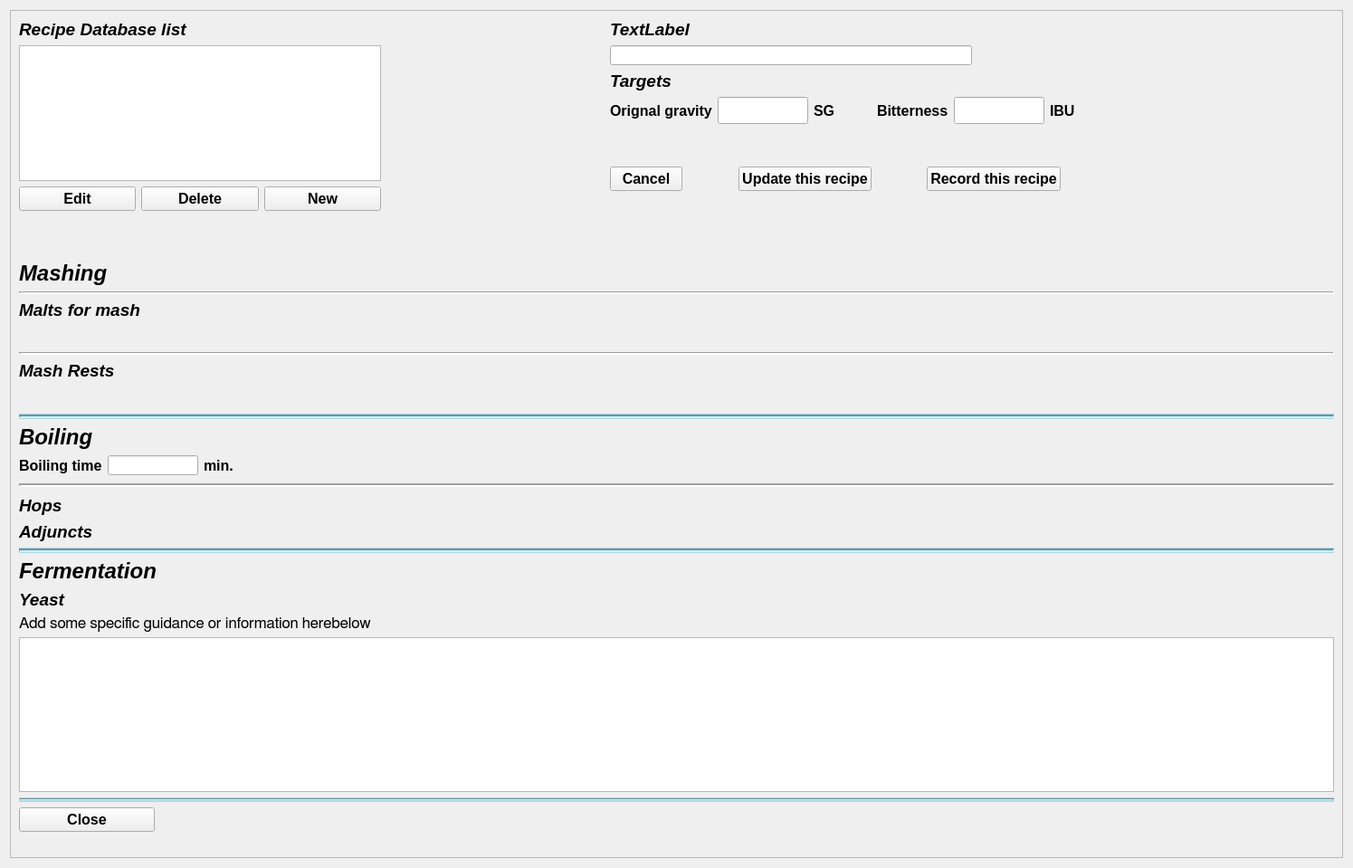
<?xml version="1.0" encoding="UTF-8"?>
<ui version="4.0">
 <class>Form</class>
 <widget class="QWidget" name="Form">
  <property name="geometry">
   <rect>
    <x>0</x>
    <y>0</y>
    <width>1495</width>
    <height>959</height>
   </rect>
  </property>
  <property name="windowTitle">
   <string>Form</string>
  </property>
  <property name="styleSheet">
   <string notr="true"/>
  </property>
  <layout class="QVBoxLayout" name="verticalLayout">
   <item>
    <widget class="QScrollArea" name="scrollArea">
     <property name="frameShadow">
      <enum>QFrame::Plain</enum>
     </property>
     <property name="widgetResizable">
      <bool>true</bool>
     </property>
     <widget class="QWidget" name="scrollAreaWidgetContents">
      <property name="geometry">
       <rect>
        <x>0</x>
        <y>0</y>
        <width>1479</width>
        <height>943</height>
       </rect>
      </property>
      <layout class="QVBoxLayout" name="verticalLayout_6">
       <item>
        <layout class="QHBoxLayout" name="horizontalLayout_5">
         <item>
          <layout class="QVBoxLayout" name="verticalLayout_2">
           <item>
            <widget class="QLabel" name="recipe_list_label">
             <property name="maximumSize">
              <size>
               <width>16777215</width>
               <height>70</height>
              </size>
             </property>
             <property name="font">
              <font>
               <pointsize>14</pointsize>
               <weight>75</weight>
               <italic>true</italic>
               <bold>true</bold>
              </font>
             </property>
             <property name="text">
              <string>Recipe Database list</string>
             </property>
            </widget>
           </item>
           <item>
            <widget class="QListWidget" name="recipe_list_widget">
             <property name="sizePolicy">
              <sizepolicy hsizetype="Expanding" vsizetype="Fixed">
               <horstretch>0</horstretch>
               <verstretch>0</verstretch>
              </sizepolicy>
             </property>
             <property name="minimumSize">
              <size>
               <width>400</width>
               <height>0</height>
              </size>
             </property>
             <property name="maximumSize">
              <size>
               <width>16777215</width>
               <height>150</height>
              </size>
             </property>
            </widget>
           </item>
           <item>
            <layout class="QHBoxLayout" name="horizontalLayout">
             <item>
              <widget class="QPushButton" name="recipe_edit_button">
               <property name="font">
                <font>
                 <pointsize>12</pointsize>
                 <weight>75</weight>
                 <bold>true</bold>
                </font>
               </property>
               <property name="text">
                <string>Edit</string>
               </property>
              </widget>
             </item>
             <item>
              <widget class="QPushButton" name="recipe_delete_button">
               <property name="font">
                <font>
                 <pointsize>12</pointsize>
                 <weight>75</weight>
                 <bold>true</bold>
                </font>
               </property>
               <property name="text">
                <string>Delete</string>
               </property>
              </widget>
             </item>
             <item>
              <widget class="QPushButton" name="recipe_new_button">
               <property name="font">
                <font>
                 <pointsize>12</pointsize>
                 <weight>75</weight>
                 <bold>true</bold>
                </font>
               </property>
               <property name="text">
                <string>New</string>
               </property>
              </widget>
             </item>
            </layout>
           </item>
           <item>
            <spacer name="verticalSpacer_4">
             <property name="orientation">
              <enum>Qt::Vertical</enum>
             </property>
             <property name="sizeHint" stdset="0">
              <size>
               <width>20</width>
               <height>40</height>
              </size>
             </property>
            </spacer>
           </item>
          </layout>
         </item>
         <item>
          <spacer name="horizontalSpacer_5">
           <property name="orientation">
            <enum>Qt::Horizontal</enum>
           </property>
           <property name="sizeHint" stdset="0">
            <size>
             <width>40</width>
             <height>20</height>
            </size>
           </property>
          </spacer>
         </item>
         <item>
          <layout class="QVBoxLayout" name="verticalLayout_3">
           <item>
            <widget class="QLabel" name="recipe_name_label">
             <property name="font">
              <font>
               <pointsize>14</pointsize>
               <weight>75</weight>
               <italic>true</italic>
               <bold>true</bold>
              </font>
             </property>
             <property name="text">
              <string>TextLabel</string>
             </property>
            </widget>
           </item>
           <item>
            <layout class="QHBoxLayout" name="horizontalLayout_2">
             <item>
              <widget class="QLineEdit" name="recipe_name_edit">
               <property name="minimumSize">
                <size>
                 <width>400</width>
                 <height>0</height>
                </size>
               </property>
               <property name="maximumSize">
                <size>
                 <width>150</width>
                 <height>16777215</height>
                </size>
               </property>
              </widget>
             </item>
             <item>
              <spacer name="horizontalSpacer_3">
               <property name="orientation">
                <enum>Qt::Horizontal</enum>
               </property>
               <property name="sizeHint" stdset="0">
                <size>
                 <width>40</width>
                 <height>20</height>
                </size>
               </property>
              </spacer>
             </item>
            </layout>
           </item>
           <item>
            <layout class="QHBoxLayout" name="horizontalLayout_3">
             <item>
              <widget class="QLabel" name="targets_name_label">
               <property name="font">
                <font>
                 <pointsize>14</pointsize>
                 <weight>75</weight>
                 <italic>true</italic>
                 <bold>true</bold>
                </font>
               </property>
               <property name="text">
                <string>Targets</string>
               </property>
              </widget>
             </item>
             <item>
              <spacer name="horizontalSpacer_4">
               <property name="orientation">
                <enum>Qt::Horizontal</enum>
               </property>
               <property name="sizeHint" stdset="0">
                <size>
                 <width>40</width>
                 <height>20</height>
                </size>
               </property>
              </spacer>
             </item>
            </layout>
           </item>
           <item>
            <layout class="QHBoxLayout" name="horizontalLayout_6">
             <item>
              <widget class="QLabel" name="targeted_original_gravity_label">
               <property name="font">
                <font>
                 <pointsize>12</pointsize>
                 <weight>75</weight>
                 <bold>true</bold>
                </font>
               </property>
               <property name="text">
                <string>Orignal gravity</string>
               </property>
              </widget>
             </item>
             <item>
              <widget class="QLineEdit" name="targeted_original_gravity_edit">
               <property name="minimumSize">
                <size>
                 <width>0</width>
                 <height>30</height>
                </size>
               </property>
               <property name="maximumSize">
                <size>
                 <width>100</width>
                 <height>16777215</height>
                </size>
               </property>
              </widget>
             </item>
             <item>
              <widget class="QLabel" name="targeted_original_gravity_unit_label">
               <property name="font">
                <font>
                 <pointsize>12</pointsize>
                 <weight>75</weight>
                 <bold>true</bold>
                </font>
               </property>
               <property name="text">
                <string>SG</string>
               </property>
              </widget>
             </item>
             <item>
              <spacer name="horizontalSpacer_6">
               <property name="orientation">
                <enum>Qt::Horizontal</enum>
               </property>
               <property name="sizeHint" stdset="0">
                <size>
                 <width>40</width>
                 <height>20</height>
                </size>
               </property>
              </spacer>
             </item>
             <item>
              <widget class="QLabel" name="targeted_bitterness_label">
               <property name="font">
                <font>
                 <pointsize>12</pointsize>
                 <weight>75</weight>
                 <bold>true</bold>
                </font>
               </property>
               <property name="text">
                <string>Bitterness</string>
               </property>
              </widget>
             </item>
             <item>
              <widget class="QLineEdit" name="targeted_bitterness_edit">
               <property name="minimumSize">
                <size>
                 <width>0</width>
                 <height>30</height>
                </size>
               </property>
               <property name="maximumSize">
                <size>
                 <width>100</width>
                 <height>16777215</height>
                </size>
               </property>
              </widget>
             </item>
             <item>
              <widget class="QLabel" name="targeted_bitterness_unit_label">
               <property name="font">
                <font>
                 <pointsize>12</pointsize>
                 <weight>75</weight>
                 <bold>true</bold>
                </font>
               </property>
               <property name="text">
                <string>IBU</string>
               </property>
              </widget>
             </item>
             <item>
              <spacer name="horizontalSpacer_9">
               <property name="orientation">
                <enum>Qt::Horizontal</enum>
               </property>
               <property name="sizeHint" stdset="0">
                <size>
                 <width>40</width>
                 <height>20</height>
                </size>
               </property>
              </spacer>
             </item>
            </layout>
           </item>
           <item>
            <spacer name="verticalSpacer_5">
             <property name="orientation">
              <enum>Qt::Vertical</enum>
             </property>
             <property name="sizeHint" stdset="0">
              <size>
               <width>20</width>
               <height>40</height>
              </size>
             </property>
            </spacer>
           </item>
           <item>
            <layout class="QHBoxLayout" name="horizontalLayout_4">
             <item>
              <widget class="QPushButton" name="recipe_cancel_button">
               <property name="font">
                <font>
                 <pointsize>12</pointsize>
                 <weight>75</weight>
                 <bold>true</bold>
                </font>
               </property>
               <property name="text">
                <string>Cancel</string>
               </property>
              </widget>
             </item>
             <item>
              <spacer name="horizontalSpacer_11">
               <property name="orientation">
                <enum>Qt::Horizontal</enum>
               </property>
               <property name="sizeHint" stdset="0">
                <size>
                 <width>40</width>
                 <height>20</height>
                </size>
               </property>
              </spacer>
             </item>
             <item>
              <widget class="QPushButton" name="recipe_update_button">
               <property name="font">
                <font>
                 <pointsize>12</pointsize>
                 <weight>75</weight>
                 <bold>true</bold>
                </font>
               </property>
               <property name="text">
                <string>Update this recipe</string>
               </property>
              </widget>
             </item>
             <item>
              <spacer name="horizontalSpacer">
               <property name="orientation">
                <enum>Qt::Horizontal</enum>
               </property>
               <property name="sizeHint" stdset="0">
                <size>
                 <width>40</width>
                 <height>20</height>
                </size>
               </property>
              </spacer>
             </item>
             <item>
              <widget class="QPushButton" name="recipe_add_button">
               <property name="font">
                <font>
                 <pointsize>12</pointsize>
                 <weight>75</weight>
                 <bold>true</bold>
                </font>
               </property>
               <property name="text">
                <string>Record this recipe</string>
               </property>
              </widget>
             </item>
             <item>
              <spacer name="horizontalSpacer_2">
               <property name="orientation">
                <enum>Qt::Horizontal</enum>
               </property>
               <property name="sizeHint" stdset="0">
                <size>
                 <width>40</width>
                 <height>20</height>
                </size>
               </property>
              </spacer>
             </item>
            </layout>
           </item>
           <item>
            <spacer name="verticalSpacer_3">
             <property name="orientation">
              <enum>Qt::Vertical</enum>
             </property>
             <property name="sizeHint" stdset="0">
              <size>
               <width>20</width>
               <height>40</height>
              </size>
             </property>
            </spacer>
           </item>
          </layout>
         </item>
         <item>
          <spacer name="horizontalSpacer_14">
           <property name="orientation">
            <enum>Qt::Horizontal</enum>
           </property>
           <property name="sizeHint" stdset="0">
            <size>
             <width>40</width>
             <height>20</height>
            </size>
           </property>
          </spacer>
         </item>
        </layout>
       </item>
       <item>
        <layout class="QVBoxLayout" name="verticalLayout_5">
         <property name="topMargin">
          <number>30</number>
         </property>
         <item>
          <widget class="QLabel" name="mash_label">
           <property name="font">
            <font>
             <pointsize>18</pointsize>
             <weight>75</weight>
             <italic>true</italic>
             <bold>true</bold>
            </font>
           </property>
           <property name="text">
            <string>Mashing</string>
           </property>
          </widget>
         </item>
         <item>
          <widget class="Line" name="line_2">
           <property name="lineWidth">
            <number>2</number>
           </property>
           <property name="orientation">
            <enum>Qt::Horizontal</enum>
           </property>
          </widget>
         </item>
         <item>
          <layout class="QHBoxLayout" name="malt_header_layout">
           <item>
            <widget class="QLabel" name="malt_for_mash_label">
             <property name="minimumSize">
              <size>
               <width>300</width>
               <height>0</height>
              </size>
             </property>
             <property name="maximumSize">
              <size>
               <width>300</width>
               <height>16777215</height>
              </size>
             </property>
             <property name="font">
              <font>
               <pointsize>14</pointsize>
               <weight>75</weight>
               <italic>true</italic>
               <bold>true</bold>
              </font>
             </property>
             <property name="text">
              <string>Malts for mash</string>
             </property>
            </widget>
           </item>
           <item>
            <spacer name="horizontalSpacer_7">
             <property name="orientation">
              <enum>Qt::Horizontal</enum>
             </property>
             <property name="sizeHint" stdset="0">
              <size>
               <width>40</width>
               <height>20</height>
              </size>
             </property>
            </spacer>
           </item>
          </layout>
         </item>
         <item>
          <layout class="QVBoxLayout" name="verticalLayout_4">
           <item>
            <layout class="QVBoxLayout" name="malt_layout">
             <property name="sizeConstraint">
              <enum>QLayout::SetFixedSize</enum>
             </property>
            </layout>
           </item>
          </layout>
         </item>
         <item>
          <spacer name="verticalSpacer_2">
           <property name="orientation">
            <enum>Qt::Vertical</enum>
           </property>
           <property name="sizeHint" stdset="0">
            <size>
             <width>20</width>
             <height>40</height>
            </size>
           </property>
          </spacer>
         </item>
         <item>
          <widget class="Line" name="line_5">
           <property name="lineWidth">
            <number>2</number>
           </property>
           <property name="orientation">
            <enum>Qt::Horizontal</enum>
           </property>
          </widget>
         </item>
         <item>
          <layout class="QHBoxLayout" name="rest_header_layout">
           <item>
            <widget class="QLabel" name="mash_rests_label">
             <property name="minimumSize">
              <size>
               <width>300</width>
               <height>0</height>
              </size>
             </property>
             <property name="maximumSize">
              <size>
               <width>300</width>
               <height>16777215</height>
              </size>
             </property>
             <property name="font">
              <font>
               <pointsize>14</pointsize>
               <weight>75</weight>
               <italic>true</italic>
               <bold>true</bold>
              </font>
             </property>
             <property name="text">
              <string>Mash Rests</string>
             </property>
            </widget>
           </item>
           <item>
            <spacer name="horizontalSpacer_15">
             <property name="orientation">
              <enum>Qt::Horizontal</enum>
             </property>
             <property name="sizeHint" stdset="0">
              <size>
               <width>40</width>
               <height>20</height>
              </size>
             </property>
            </spacer>
           </item>
          </layout>
         </item>
         <item>
          <layout class="QVBoxLayout" name="rest_layout">
           <property name="sizeConstraint">
            <enum>QLayout::SetFixedSize</enum>
           </property>
          </layout>
         </item>
         <item>
          <spacer name="verticalSpacer_6">
           <property name="orientation">
            <enum>Qt::Vertical</enum>
           </property>
           <property name="sizeHint" stdset="0">
            <size>
             <width>20</width>
             <height>40</height>
            </size>
           </property>
          </spacer>
         </item>
        </layout>
       </item>
       <item>
        <widget class="Line" name="line_4">
         <property name="minimumSize">
          <size>
           <width>0</width>
           <height>6</height>
          </size>
         </property>
         <property name="autoFillBackground">
          <bool>false</bool>
         </property>
         <property name="styleSheet">
          <string notr="true">background-color:lightblue</string>
         </property>
         <property name="lineWidth">
          <number>2</number>
         </property>
         <property name="orientation">
          <enum>Qt::Horizontal</enum>
         </property>
        </widget>
       </item>
       <item>
        <widget class="QLabel" name="boiling_label">
         <property name="font">
          <font>
           <pointsize>18</pointsize>
           <weight>75</weight>
           <italic>true</italic>
           <bold>true</bold>
          </font>
         </property>
         <property name="text">
          <string>Boiling</string>
         </property>
        </widget>
       </item>
       <item>
        <layout class="QHBoxLayout" name="horizontalLayout_7">
         <item>
          <widget class="QLabel" name="boiling_time_label">
           <property name="font">
            <font>
             <pointsize>12</pointsize>
             <weight>75</weight>
             <bold>true</bold>
            </font>
           </property>
           <property name="text">
            <string>Boiling time</string>
           </property>
          </widget>
         </item>
         <item>
          <widget class="QLineEdit" name="boiling_time_edit">
           <property name="maximumSize">
            <size>
             <width>100</width>
             <height>16777215</height>
            </size>
           </property>
          </widget>
         </item>
         <item>
          <widget class="QLabel" name="boiling_time_unit_label">
           <property name="font">
            <font>
             <pointsize>12</pointsize>
             <weight>75</weight>
             <bold>true</bold>
            </font>
           </property>
           <property name="text">
            <string>min.</string>
           </property>
          </widget>
         </item>
         <item>
          <spacer name="horizontalSpacer_10">
           <property name="orientation">
            <enum>Qt::Horizontal</enum>
           </property>
           <property name="sizeHint" stdset="0">
            <size>
             <width>40</width>
             <height>20</height>
            </size>
           </property>
          </spacer>
         </item>
        </layout>
       </item>
       <item>
        <widget class="Line" name="line_3">
         <property name="minimumSize">
          <size>
           <width>0</width>
           <height>10</height>
          </size>
         </property>
         <property name="lineWidth">
          <number>2</number>
         </property>
         <property name="orientation">
          <enum>Qt::Horizontal</enum>
         </property>
        </widget>
       </item>
       <item>
        <layout class="QHBoxLayout" name="hop_header_layout">
         <item>
          <widget class="QLabel" name="hop_list_label">
           <property name="minimumSize">
            <size>
             <width>300</width>
             <height>0</height>
            </size>
           </property>
           <property name="maximumSize">
            <size>
             <width>300</width>
             <height>16777215</height>
            </size>
           </property>
           <property name="font">
            <font>
             <pointsize>14</pointsize>
             <weight>75</weight>
             <italic>true</italic>
             <bold>true</bold>
            </font>
           </property>
           <property name="text">
            <string>Hops</string>
           </property>
          </widget>
         </item>
         <item>
          <spacer name="horizontalSpacer_8">
           <property name="orientation">
            <enum>Qt::Horizontal</enum>
           </property>
           <property name="sizeHint" stdset="0">
            <size>
             <width>40</width>
             <height>20</height>
            </size>
           </property>
          </spacer>
         </item>
        </layout>
       </item>
       <item>
        <layout class="QVBoxLayout" name="hop_layout">
         <property name="sizeConstraint">
          <enum>QLayout::SetFixedSize</enum>
         </property>
        </layout>
       </item>
       <item>
        <layout class="QHBoxLayout" name="adjunct_header_layout">
         <item>
          <widget class="QLabel" name="adjuncts_list_label">
           <property name="minimumSize">
            <size>
             <width>300</width>
             <height>0</height>
            </size>
           </property>
           <property name="maximumSize">
            <size>
             <width>300</width>
             <height>16777215</height>
            </size>
           </property>
           <property name="font">
            <font>
             <pointsize>14</pointsize>
             <weight>75</weight>
             <italic>true</italic>
             <bold>true</bold>
            </font>
           </property>
           <property name="text">
            <string>Adjuncts</string>
           </property>
          </widget>
         </item>
         <item>
          <spacer name="horizontalSpacer_13">
           <property name="orientation">
            <enum>Qt::Horizontal</enum>
           </property>
           <property name="sizeHint" stdset="0">
            <size>
             <width>40</width>
             <height>20</height>
            </size>
           </property>
          </spacer>
         </item>
        </layout>
       </item>
       <item>
        <layout class="QVBoxLayout" name="adjunct_layout">
         <property name="sizeConstraint">
          <enum>QLayout::SetFixedSize</enum>
         </property>
        </layout>
       </item>
       <item>
        <widget class="Line" name="line_6">
         <property name="minimumSize">
          <size>
           <width>0</width>
           <height>6</height>
          </size>
         </property>
         <property name="autoFillBackground">
          <bool>false</bool>
         </property>
         <property name="styleSheet">
          <string notr="true">background-color:lightblue</string>
         </property>
         <property name="lineWidth">
          <number>2</number>
         </property>
         <property name="orientation">
          <enum>Qt::Horizontal</enum>
         </property>
        </widget>
       </item>
       <item>
        <spacer name="verticalSpacer_7">
         <property name="orientation">
          <enum>Qt::Vertical</enum>
         </property>
         <property name="sizeHint" stdset="0">
          <size>
           <width>20</width>
           <height>1</height>
          </size>
         </property>
        </spacer>
       </item>
       <item>
        <layout class="QVBoxLayout" name="fermentation_layout">
         <item>
          <widget class="QLabel" name="boiling_label_2">
           <property name="font">
            <font>
             <pointsize>18</pointsize>
             <weight>75</weight>
             <italic>true</italic>
             <bold>true</bold>
            </font>
           </property>
           <property name="text">
            <string>Fermentation</string>
           </property>
          </widget>
         </item>
         <item>
          <layout class="QHBoxLayout" name="yeast_header_layout">
           <item>
            <widget class="QLabel" name="yeast_list_label">
             <property name="minimumSize">
              <size>
               <width>300</width>
               <height>0</height>
              </size>
             </property>
             <property name="maximumSize">
              <size>
               <width>300</width>
               <height>16777215</height>
              </size>
             </property>
             <property name="font">
              <font>
               <pointsize>14</pointsize>
               <weight>75</weight>
               <italic>true</italic>
               <bold>true</bold>
              </font>
             </property>
             <property name="text">
              <string>Yeast</string>
             </property>
            </widget>
           </item>
           <item>
            <spacer name="horizontalSpacer_12">
             <property name="orientation">
              <enum>Qt::Horizontal</enum>
             </property>
             <property name="sizeHint" stdset="0">
              <size>
               <width>40</width>
               <height>20</height>
              </size>
             </property>
            </spacer>
           </item>
          </layout>
         </item>
         <item>
          <layout class="QVBoxLayout" name="yeast_layout"/>
         </item>
         <item>
          <widget class="QLabel" name="fermentation_explain_label">
           <property name="font">
            <font>
             <family>FreeSans</family>
             <pointsize>13</pointsize>
            </font>
           </property>
           <property name="text">
            <string>Add some specific guidance or information herebelow</string>
           </property>
          </widget>
         </item>
         <item>
          <widget class="QTextEdit" name="fermentation_explain_edit"/>
         </item>
        </layout>
       </item>
       <item>
        <widget class="Line" name="line">
         <property name="minimumSize">
          <size>
           <width>0</width>
           <height>5</height>
          </size>
         </property>
         <property name="styleSheet">
          <string notr="true">background-color:lightblue</string>
         </property>
         <property name="orientation">
          <enum>Qt::Horizontal</enum>
         </property>
        </widget>
       </item>
       <item>
        <widget class="QPushButton" name="recipe_close_button">
         <property name="maximumSize">
          <size>
           <width>150</width>
           <height>16777215</height>
          </size>
         </property>
         <property name="font">
          <font>
           <pointsize>12</pointsize>
           <weight>75</weight>
           <bold>true</bold>
          </font>
         </property>
         <property name="text">
          <string>Close</string>
         </property>
        </widget>
       </item>
       <item>
        <spacer name="verticalSpacer">
         <property name="orientation">
          <enum>Qt::Vertical</enum>
         </property>
         <property name="sizeHint" stdset="0">
          <size>
           <width>20</width>
           <height>40</height>
          </size>
         </property>
        </spacer>
       </item>
      </layout>
     </widget>
    </widget>
   </item>
  </layout>
 </widget>
 <resources/>
 <connections/>
</ui>
